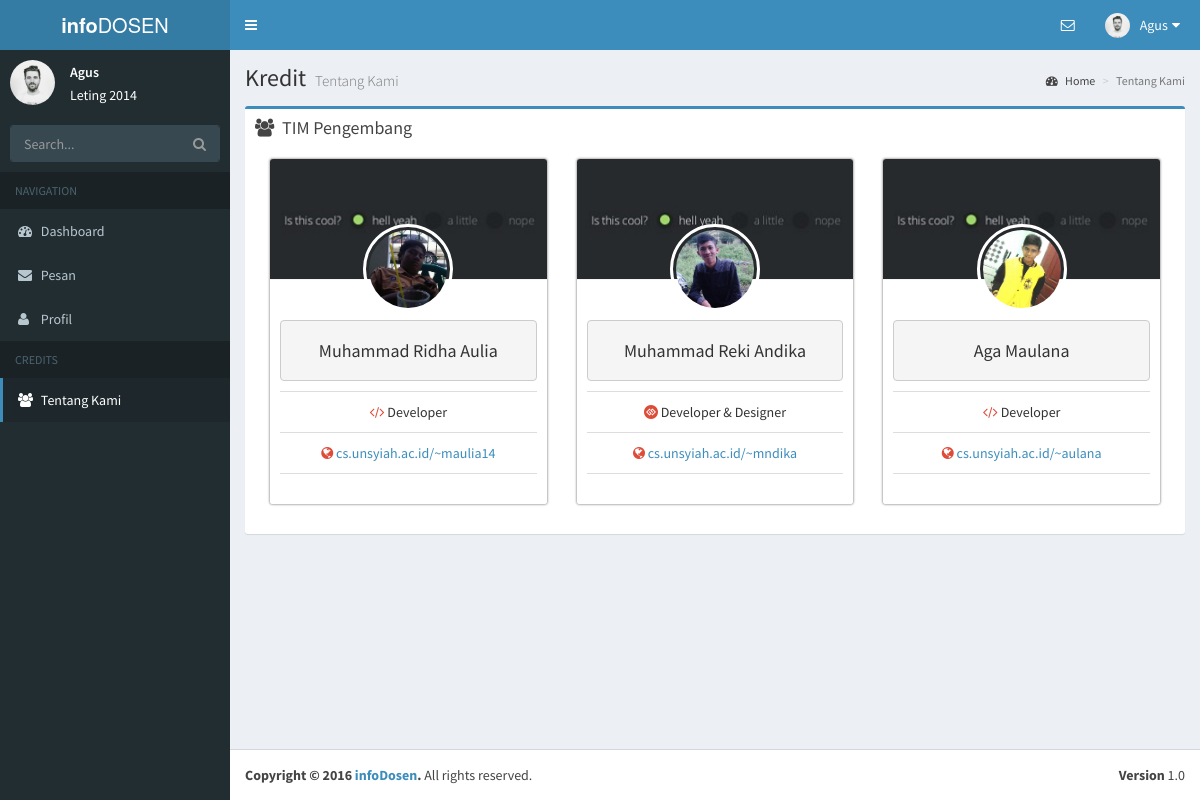
Screenshot of /mahasiswa/aboutus.php (signed in) with the database file from the repository.
### tables this page shows
CREATE TABLE `mahasiswa` (
  `nim` varchar(20) NOT NULL,
  `password` varchar(30) NOT NULL,
  `nama` varchar(50) NOT NULL,
  `nohp` varchar(255) NOT NULL,
  `jeniskelamin` varchar(255) NOT NULL,
  `jurusan` varchar(255) NOT NULL,
  `email` varchar(255) NOT NULL,
  `tanggallahir` date NOT NULL,
  `foto` varchar(255) NOT NULL,
  `deskripsi` text NOT NULL,
  `statusmhs` varchar(255) NOT NULL
);

### session.php (called while the page is built, shortened)
<?php
if(!isset($_SESSION['user'])||!isset($_SESSION['level'])){
	header('Location: login.php');
}
else{
	$connection = mysql_connect("localhost", "root", "");
	$userCheck = $_SESSION['user'];
	if($_SESSION['level']=="mahasiswa"){
		$ses_sql=mysql_query("select * from mahasiswa where nim='$userCheck'", $connection);
	}
	else if ($_SESSION['level']=="dosen") {
		$ses_sql=mysql_query("select * from dosen where nip='$userCheck'", $connection);
	}
	$userOnSession = mysql_fetch_assoc($ses_sql);
}
?>

### mahasiswa/aboutus.php (the view, shortened to what this page needs)
<?php
include "../session.php";
$user=$userOnSession;
?>
<!DOCTYPE html>
<html>
<head>
  <link rel="stylesheet" href="../bootstrap/css/bootstrap.min.css">
  <link rel="stylesheet" href="../dist/css/font-awesome.min.css">
  <link rel="stylesheet" href="https://cdnjs.cloudflare.com/ajax/libs/ionicons/2.0.1/css/ionicons.min.css">
  <link rel="stylesheet" href="../dist/css/style.css">
  <link rel="stylesheet" href="../dist/css/AdminLTE.min.css">
  <link rel="stylesheet" href="../dist/css/skins/_all-skins.min.css">
  <link rel="stylesheet" href="../plugins/iCheck/flat/blue.css">
  <link rel="stylesheet" href="../plugins/morris/morris.css">
  <link rel="stylesheet" href="../plugins/jvectormap/jquery-jvectormap-1.2.2.css">
  <link rel="stylesheet" href="../plugins/datepicker/datepicker3.css">
  <link rel="stylesheet" href="../plugins/daterangepicker/daterangepicker-bs3.css">
  <link rel="stylesheet" href="../plugins/bootstrap-wysihtml5/bootstrap3-wysihtml5.min.css">
</head>
<body class="hold-transition skin-blue sidebar-mini">
<div class="wrapper">
  <header class="main-header">
    <a href="index.php" class="logo">
      <span class="logo-lg"><b>info</b>DOSEN</span>
    </a>
    <nav class="navbar navbar-static-top">
      <a href="#" class="sidebar-toggle" data-toggle="offcanvas" role="button">
      </a>
      <div class="navbar-custom-menu">
        <ul class="nav navbar-nav">
          <li class="dropdown messages-menu">
            <a href="#" class="dropdown-toggle" data-toggle="dropdown">
              <i class="fa fa-envelope-o"></i>
            </a>
          </li>
          <li class="dropdown user user-menu">
            <a href="#" class="dropdown-toggle" data-toggle="dropdown">
              <img src="../assets/images/<?php echo $user['foto'] ?>" class="user-image" alt="User Image">
              <span class="hidden-xs"><?php echo $user['nama'];?></span>
              <i class="fa fa-sort-down pull-right"></i>
            </a>
          </li>
        </ul>
      </div>
    </nav>
  </header>
  <aside class="main-sidebar">
    <section class="sidebar">
      <div class="user-panel">
        <div class="pull-left image">
          <img src="../assets/images/<?php echo $user['foto'] ?>" class="img-circle" alt="User Image">
        </div>
        <div class="pull-left info">
          <p><?php echo $user['nama'];?></p>
          <?php echo $user['deskripsi'];?>
        </div>
      </div>
      <form action="cari.php" method="get" class="sidebar-form">
        <div class="input-group">
          <input type="text" name="dosen" class="form-control" placeholder="Search...">
              <span class="input-group-btn">
                <button type="submit" id="search-btn" class="btn btn-flat"><i class="fa fa-search"></i>
                </button>
              </span>
        </div>
      </form>
      <ul class="sidebar-menu">
        <li class="header">NAVIGATION</li>
        <li class="treeview">
          <a href="index.php">
            <i class="fa fa-dashboard"></i>
            <span>Dashboard</span>
          </a>
        </li>
        <li class="treeview">
          <a href="mailbox.php">
            <i class="fa fa-envelope"></i>
            <span>Pesan</span>
          </a>
        </li>
        <li class="treeview">
          <a href="profil.php">
            <i class="fa fa-user"></i>
            <span>Profil</span>
          </a>
        </li>
        <li class="header">CREDITS</li>
        <li class="active "><a href="aboutus.php"><i class="fa fa-users"></i> <span>Tentang Kami</span></a></li>
      </ul>
    </section>
  </aside>
    <div class="content-wrapper">
    <section class="content-header">
      <h1>
        Kredit
        <small>Tentang Kami</small>
      </h1>
      <ol class="breadcrumb">
        <li><a href="index.php"><i class="fa fa-dashboard"></i> Home</a></li>
        <li class="active">Tentang Kami</li>
      </ol>
    </section>
    <section class="content">
      <div class="box box-primary">
        <div class="box-header">
          <i class="fa fa-users"></i>
          <h3 class="box-title">TIM Pengembang</h3>
        </div>
        <div class="box-body">
          <div class="col-md-4">
              <div class="box box-widget widget-user" style="box-shadow: 0 0px 2px 1px rgba(0, 0, 0, 0.3);">
              <div class="widget-user-header bg-aqua-active" style="background: url('../assets/images/header1.jpg') center center;">
              </div>
              <div class="widget-user-image">
                <img class="profile-user-img img-responsive img-circle" src="../assets/images/oya.jpg" alt="User Avatar">
              </div>
              <div class="box-footer">
                <div class="row">
                  <div class="col-sm-12">
                    <div class="description-block">
                    <ul class="list-group list-group-unbordered">
                   <pre><h4>Muhammad Ridha Aulia</h4></pre>
                <li class="list-group-item">
                    <i class="fa fa-code text-red"></i> Developer
                </li>
                <li class="list-group-item">
                    <a href="http://cs.unsyiah.ac.id/~maulia14"><i class="fa fa-globe text-red"></i> cs.unsyiah.ac.id/~maulia14</a>
                </li>
              </ul>
                    </div>
                  </div>
                </div>
              </div>
              </div>
          </div>
          <div class="col-md-4">
              <div class="box box-widget widget-user" style="box-shadow: 0 0px 2px 1px rgba(0, 0, 0, 0.3);">
              <div class="widget-user-header bg-aqua-active" style="background: url('../assets/images/header1.jpg') center center;">
              </div>
              <div class="widget-user-image">
                <img class="profile-user-img img-responsive img-circle" src="../assets/images/reki.jpg" alt="User Avatar">
              </div>
              <div class="box-footer">
                <div class="row">
                  <div class="col-sm-12">
                    <div class="description-block">
                    <ul class="list-group list-group-unbordered">
                   <pre><h4>Muhammad Reki Andika</h4></pre>
                <li class="list-group-item">
                    <i class="fa fa-gg-circle text-red"></i> Developer & Designer
                </li>
                <li class="list-group-item">
                    <a href="http://cs.unsyiah.ac.id/~mndika"><i class="fa fa-globe text-red"></i> cs.unsyiah.ac.id/~mndika</a>
                </li>
              </ul>
                    </div>
                  </div>
                </div>
              </div>
              </div>
          </div>
          <div class="col-md-4">
              <div class="box box-widget widget-user" style="box-shadow: 0 0px 2px 1px rgba(0, 0, 0, 0.3);">
              <div class="widget-user-header bg-aqua-active" style="background: url('../assets/images/header1.jpg') center center;">
              </div>
              <div class="widget-user-image">
                <img class="profile-user-img img-responsive img-circle" src="../assets/images/aga.jpg" alt="User Avatar">
              </div>
              <div class="box-footer">
                <div class="row">
                  <div class="col-sm-12">
                    <div class="description-block">
                    <ul class="list-group list-group-unbordered">
                   <pre><h4>Aga Maulana</h4></pre>
                <li class="list-group-item">
                    <i class="fa fa-code text-red"></i> Developer
                </li>
                <li class="list-group-item">
                    <a href="http://cs.unsyiah.ac.id/~aulana"><i class="fa fa-globe text-red"></i> cs.unsyiah.ac.id/~aulana</a>
                </li>
              </ul>
                    </div>
                  </div>
                </div>
              </div>
              </div>
          </div>
      </div>
        </section>
  </div>
  <footer class="main-footer">
    <div class="pull-right hidden-xs">
      <b>Version</b> 1.0
    </div>
    <strong>Copyright &copy; 2016 <a href="#">infoDosen</a>.</strong> All rights reserved.
  </footer>
</div>
</body>
</html>

### rows the page displays
mahasiswa: foto (picture), nama "Agus", deskripsi "Leting 2014"
